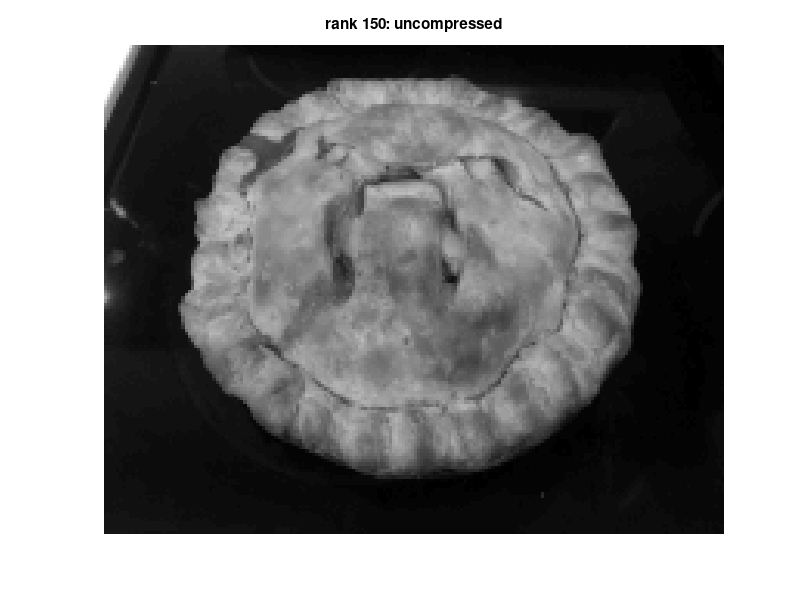
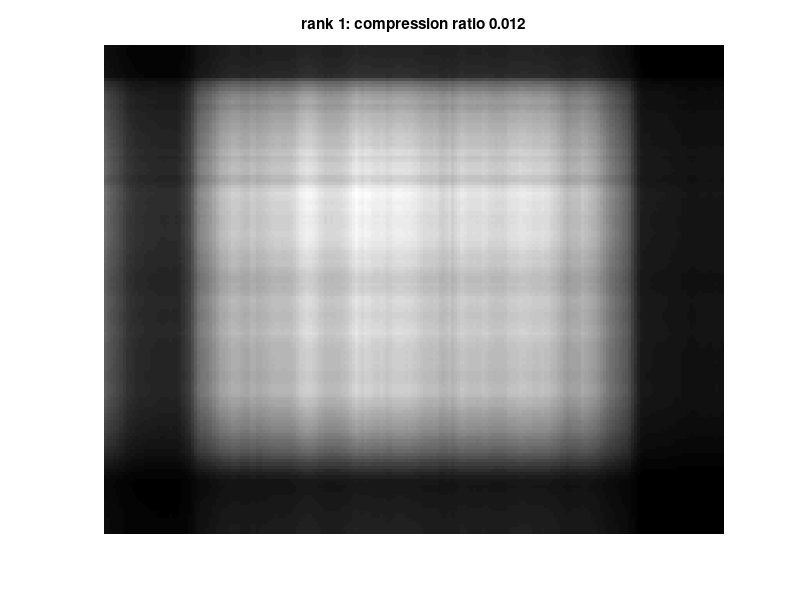
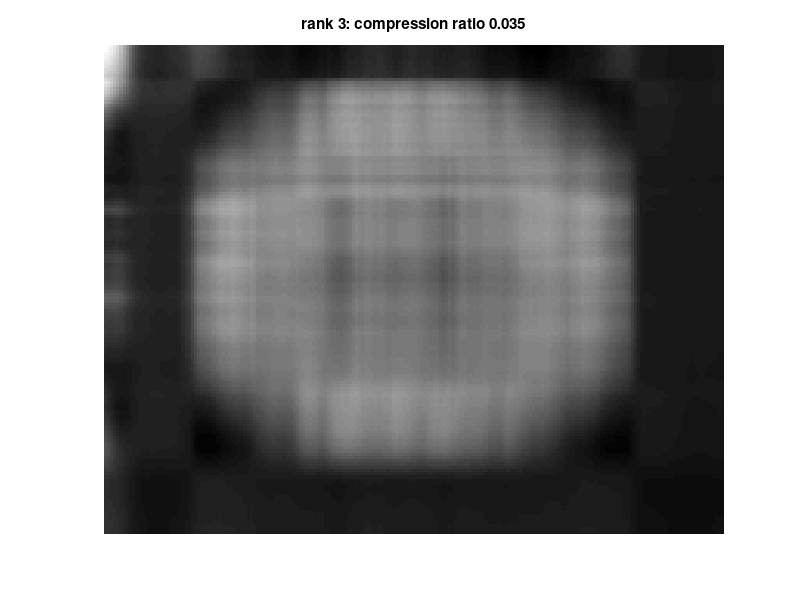
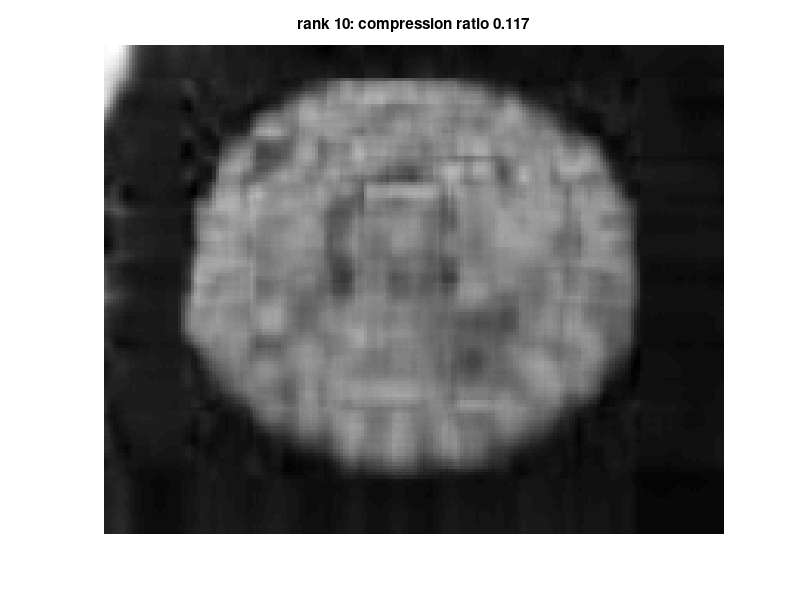

The MATLAB script that drew these images, in order:
% PIECOMPRESS  Compress a monochrome image using the SVD.

% load the image
load pie.mat  % image in matrix A

% original image
figure(1)
colormap('gray'),  imagesc(A),  axis off
title(sprintf('rank %d: uncompressed',rank(A)))
[m, n] = size(A);
sizeA = m * n;    % number of entries in A

% compute SVD
[U, S, V] = svd(A);

% show rank k approximations
for k = [1 3 10 20]
    figure
    Ak = U(:,1:k) * S(1:k,1:k) * V(:,1:k)';
    colormap('gray'),  imagesc(Ak),  axis off  % i.e. blockimage(A)
    ratio = (m*k + n*k + k) / sizeA;
    title(sprintf('rank %d: compression ratio %.3f', k, ratio))
end
